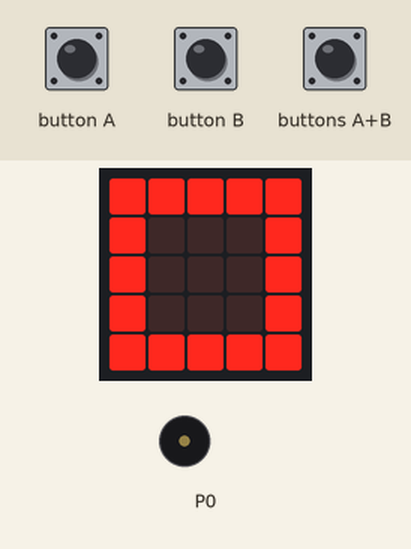
Bench run of a program on a simulated BBC micro:bit (MakeCode). Parts: the board's 5×5 LED display, buzzer (waves = sounding). The test bench sets the inputs (shaded band). Random numbers come from a fixed seed; the 48×5 strip is a reading aid, not a part: it shows the text the display is scrolling, unrolled, one strip-width of it at a time.

Above: at 3.7 s.
At 8.1 s:
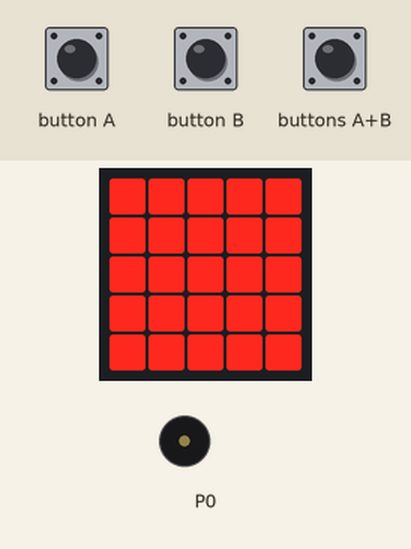
9.7 s: buttons A+B pressed for 0.15 s
At 10.2 s:
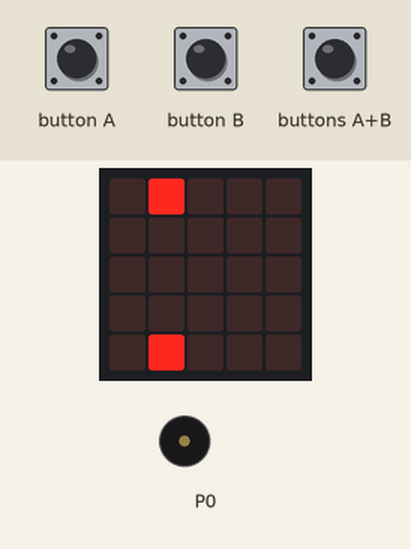
At 10.7 s:
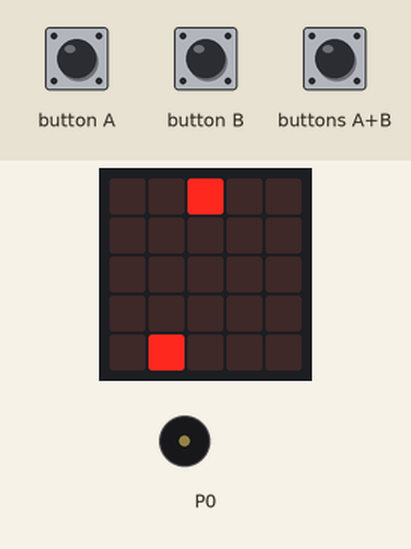
Timing chart, 0 to 16.5 s (numbered marks = the images above; inputs shaded):
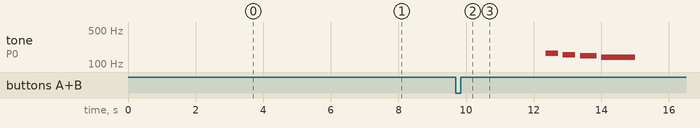

Measured:
- after the input at 9.7 s, tone on P0: plays 165 Hz for 0.38 s, 156 Hz for 0.38 s, 147 Hz for 0.50 s, 139 Hz for 1.0 s, starting after 2.7 s; the display: changes after 0.15 s (image 2)
- what the display in image 0 shows lasts 0.6 s, from 3.6 s to 4.2 s
- what the display in image 1 shows lasts 0.4 s, from 8.0 s to 8.4 s
- what the display in image 2 shows lasts 0.5 s, from 9.9 s to 10.4 s

The program:

main.ts
```typescript
let playing = false
let snake = new Snake(0, 0)
let food = [0, 0]
let score = 0
let loading = false

/**
 * Funzione dedicata al funzionamento generale del gioco
 */
function playGame() {
    playing = true
    rndFoodPos()

    while (playing) {
        // se il serpente tocca il muro, muore; altrimenti controllo se mangia
        if (snake.x() > 4 || snake.y() > 4 || snake.x() < 0 || snake.y() < 0) {
            gameOver()
        } else {
            if (snake.lista[0][0] == food[0] && snake.lista[0][1] == food[1]) {
                snake.move(true)
                snake.paint()
                score++
                music.play(music.tonePlayable(Note.C, 100), music.PlaybackMode.InBackground)
                led.plot(food[0], food[1])
            } else {
                snake.move(false)
                snake.paint()
                led.plot(food[0], food[1])
            }
        }
        basic.pause(500)
    }
}

/**
 * Funzione usata per eseguire il gioco quando si premono i pulsanti A+B insieme
 */
input.onButtonPressed(Button.AB, () => {
    if (loading) {
        return
    } else {
        playGame()
    }
})

/**
 * Funzione usata per far muovere il serpente a destra calcolato sulla Direzione attuale
 */
input.onButtonPressed(Button.A, () => {
    if (snake.direction() == Direzione.RIGHT) {
        snake.setDirection(Direzione.UP)
    } else if (snake.direction() == Direzione.DOWN) {
        snake.setDirection(Direzione.LEFT)
    } else if (snake.direction() == Direzione.LEFT) {
        snake.setDirection(Direzione.DOWN)
    } else if (snake.direction() == Direzione.UP) {
        snake.setDirection(Direzione.LEFT)
    }

})

/**
 * Funzione usata per far muovere il serpente a destra calcolato sulla Direzione attuale
 */
input.onButtonPressed(Button.B, () => {
    if (snake.direction() == Direzione.RIGHT) {
        snake.setDirection(Direzione.DOWN)
    } else if (snake.direction() == Direzione.DOWN) {
        snake.setDirection(Direzione.RIGHT)
    } else if (snake.direction() == Direzione.LEFT) {
        snake.setDirection(Direzione.UP)
    } else if (snake.direction() == Direzione.UP) {
        snake.setDirection(Direzione.RIGHT)
    }
})

/**
 * Funzione usata per far vedere il caricamento del gioco
 */
function loadingGame() {
    loading = true
    while (loading) {
        let indice3;
        let indice4;
        for (let indice = 0; indice <= 4; indice++) {
            led.plot(indice, 0)
            basic.pause(200)
        }
        for (let indice2 = 0; indice2 <= 4; indice2++) {
            led.plot(4, indice2)
            basic.pause(200)
        }
        indice3 = 4
        for (let index = 0; index <= 4; index++) {
            led.plot(indice3, 4)
            indice3 += -1
            basic.pause(200)
        }
        indice4 = 4
        for (let index2 = 0; index2 <= 4; index2++) {
            led.plot(0, indice4)
            indice4 += -1
            basic.pause(200)
        }
        for (let indice5 = 0; indice5 <= 3; indice5++) {
            led.plot(indice5, 1)
            basic.pause(200)
        }
        for (let indice6 = 0; indice6 <= 3; indice6++) {
            led.plot(3, indice6)
            basic.pause(200)
        }
        led.plot(2, 3)
        basic.pause(200)
        led.plot(1, 3)
        basic.pause(200)
        led.plot(1, 2)
        basic.pause(200)
        led.plot(2, 2)
        basic.pause(200)
        for (let index = 0; index < 2; index++) {
            basic.showLeds(`
            . . . . .
            . . . . .
            . . . . .
            . . . . .
            . . . . .
            `)
            basic.pause(200)
            basic.showLeds(`
            # # # # #
            # # # # #
            # # # # #
            # # # # #
            # # # # #
            `)
        }
        basic.clearScreen()
        loading = false
    }

}

function gameOver() {
    basic.clearScreen()
    music.play(music.builtInPlayableMelody(Melodies.Wawawawaa), music.PlaybackMode.InBackground)
    playing = false
    basic.showString("Game Over")
    basic.showString("Score: ")
    basic.showNumber(score)
    basic.pause(200)
}

/**
 * Funzione usata per far apparire randomicamente il cibo
 */
function rndFoodPos() {
    food = [randint(0, 4), randint(0, 4)]

    // controllo che il cibo non si generi sopra ai pixel del serpente
    snake.lista.forEach(point => {
        if (food[0] == point[0] && food[1] == point[1]) {
            food = [randint(0, 4), randint(0, 4)]
            led.plot(food[0], food[1])
        } else {
            led.plot(food[0], food[1])
        }
    })

}

loadingGame()
```

direzione.ts
```typescript
const enum Direzione {
    UP = 1,
    DOWN = 2,
    LEFT = 3,
    RIGHT = 4,
}
```

snake.ts
```typescript
class Snake {
    nome: String = "Gino®"
    lista: Array<Array<number>>
    direzione: Direzione = Direzione.RIGHT

    constructor(x: number, y: number) {
        this.lista = [[x, y]]
    }

    /**
     * Metodo che muove il serpente
     *
     * @param eaten valore per capire se il serpente ha mangiato
     */
    move(eaten: Boolean) {
        let tmpLista: Array<Array<number>> = []

        // Calcolo la posizione della nuova testa
        if (this.direzione == Direzione.RIGHT) {
            tmpLista.push([this.lista[0][0] + 1, this.lista[0][1]])
        } else if (this.direzione == Direzione.DOWN) {
            tmpLista.push([this.lista[0][0], this.lista[0][1] + 1])
        } else if (this.direzione == Direzione.LEFT) {
            tmpLista.push([this.lista[0][0] - 1, this.lista[0][1]])
        } else if (this.direzione == Direzione.UP) {
            tmpLista.push([this.lista[0][0], this.lista[0][1] - 1])
        }

        // Muovo le posizioni precedenti contando anche se il serpente ha mangiato
        let n = 0
        if (eaten) {
            n = this.lista.length
            rndFoodPos()
        } else {
            n = this.lista.length - 1
        }

        for (let i = 0; i < n; i++) {
            tmpLista.push(this.lista[i])
        }

        this.lista = tmpLista
    }

    /**
     * Metodo che mostra a schermo il serpente
     */
    paint() {
        basic.clearScreen()
        this.lista.forEach(point => led.plot(point[0],point[1]))
    }

    x(): number {
        return this.lista[0][0]
    }

    y(): number {
        return this.lista[0][1]
    }

    direction(): Direzione {
        return this.direzione
    }

    setDirection(d: Direzione) {
        this.direzione = d
    }

}
```

test.ts
```typescript
// i test vanno qui; questi non saranno compilati quando questo pacchetto viene usato come estensione.
```
